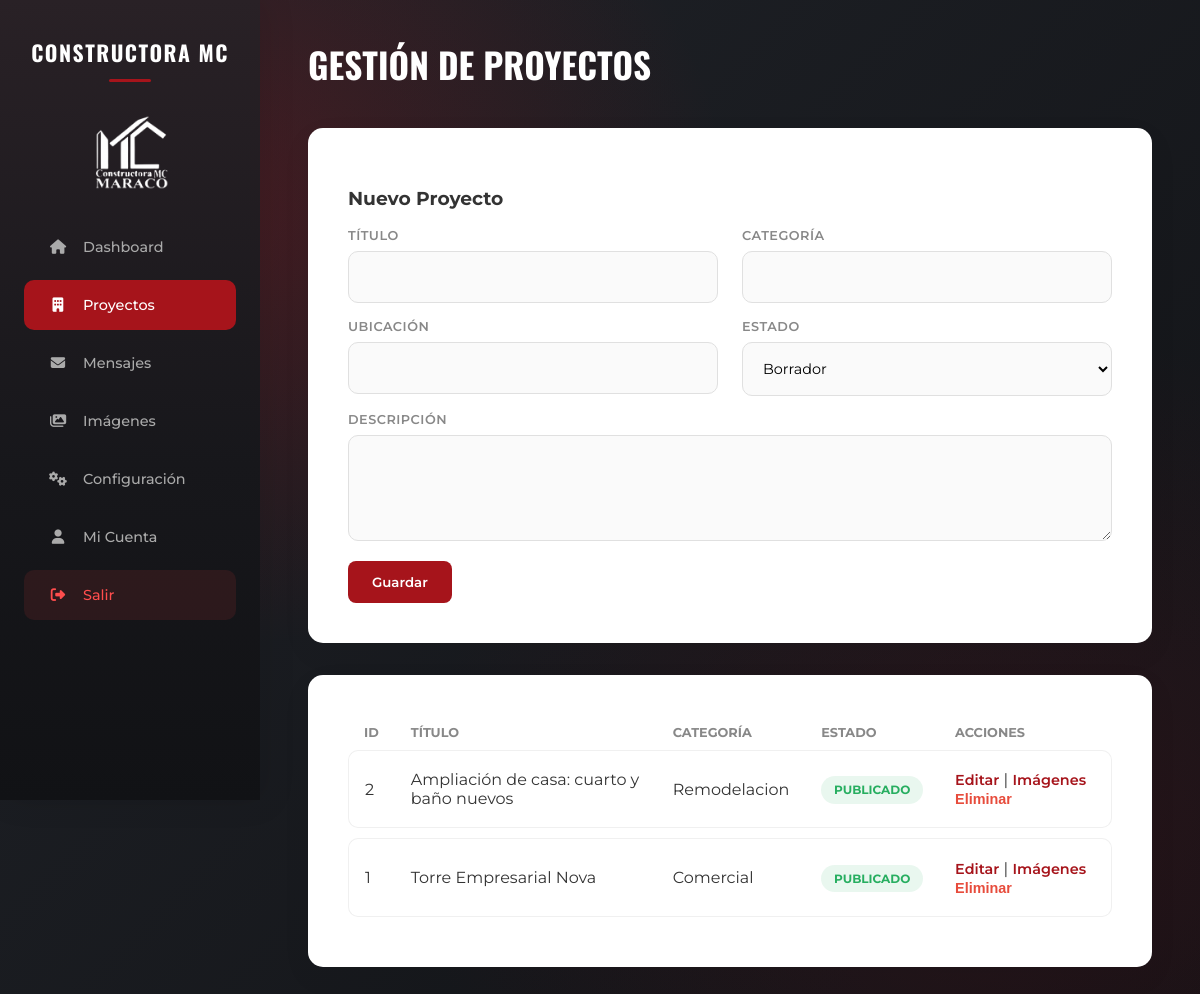
Screenshot of /ConstructoraMC/admin/proyectos.php (signed in) with the database file from the repository.
### tables this page shows
CREATE TABLE `proyectos` (
  `id` int(11) NOT NULL,
  `titulo` varchar(150) NOT NULL,
  `descripcion` text DEFAULT NULL,
  `categoria` varchar(100) DEFAULT NULL,
  `ubicacion` varchar(150) DEFAULT NULL,
  `estado` enum('borrador','publicado') DEFAULT 'borrador',
  `imagen_portada` varchar(255) DEFAULT NULL,
  `fecha_creacion` timestamp NOT NULL DEFAULT current_timestamp()
);

### ConstructoraMC/admin/proyectos.php (the view, shortened to what this page needs)
<?php
require_once '../includes/conexion.php';
$stmt = $pdo->query("SELECT * FROM proyectos ORDER BY fecha_creacion DESC");
$proyectos = $stmt->fetchAll();
$editando = null;
?>
<!DOCTYPE html>
<html lang="es">
<head>
    <link rel="stylesheet" href="https://cdnjs.cloudflare.com/ajax/libs/font-awesome/6.4.0/css/all.min.css">
    <link rel="stylesheet" href="../assets/css/admin.css">
</head>
<body class="dashboard-body">
    <aside class="sidebar">
        <div class="brand">CONSTRUCTORA MC</div>
        <img src="../assets/img/logo-CostructoraMc.png" alt="Constructora MC" class="login-logo">
        <nav>
            <a href="dashboard.php"><i class="fas fa-home"></i> Dashboard</a>
            <a href="proyectos.php" class="active"><i class="fas fa-building"></i> Proyectos</a>
            <a href="mensajes.php"><i class="fas fa-envelope"></i> Mensajes</a>
            <a href="imagenes.php"><i class="fas fa-images"></i> Imágenes</a>
            <a href="configuracion.php"><i class="fas fa-cogs"></i> Configuración</a>
            <a href="cuenta.php"><i class="fas fa-user"></i> Mi Cuenta</a>
            <a href="logout.php" class="logout-btn"><i class="fas fa-sign-out-alt"></i> Salir</a>
        </nav>
    </aside>
    <main class="main-content">
        <header class="dashboard-header">
            <h2 class="page-title">Gestión de Proyectos</h2>
        </header>
        <div class="panel-box" style="margin-bottom: 2rem;">
            <h3><?= $editando ? 'Editar Proyecto' : 'Nuevo Proyecto' ?></h3>
            <form method="POST">
                <div class="form-row">
                    <div>
                        <label>Título</label>
                        <input type="text" name="titulo" value="<?= $editando ? htmlspecialchars($editando['titulo']) : '' ?>" required>
                    </div>
                    <div>
                        <label>Categoría</label>
                        <input type="text" name="categoria" value="<?= $editando ? htmlspecialchars($editando['categoria']) : '' ?>" required>
                    </div>
                </div>
                <div class="form-row">
                    <div>
                        <label>Ubicación</label>
                        <input type="text" name="ubicacion" value="<?= $editando ? htmlspecialchars($editando['ubicacion']) : '' ?>" required>
                    </div>
                    <div>
                        <label>Estado</label>
                        <select name="estado">
                            <option value="borrador" <?= $editando && $editando['estado'] === 'borrador' ? 'selected' : '' ?>>Borrador</option>
                        </select>
                    </div>
                </div>
                <div class="form-row-full">
                    <label>Descripción</label>
                    <textarea name="descripcion" rows="4" required><?= $editando ? htmlspecialchars($editando['descripcion']) : '' ?></textarea>
                </div>
                <button type="submit" class="btn-primary"><?= $editando ? 'Actualizar' : 'Guardar' ?></button>
            </form>
        </div>
        <div class="panel-box">
            <table>
                <thead>
                    <tr>
                        <th>ID</th>
                        <th>Título</th>
                        <th>Categoría</th>
                        <th>Estado</th>
                        <th>Acciones</th>
                    </tr>
                </thead>
                <tbody>
                    <?php foreach($proyectos as $p): ?>
                    <tr>
                        <td><?= $p['id'] ?></td>
                        <td><?= htmlspecialchars($p['titulo']) ?></td>
                        <td><?= htmlspecialchars($p['categoria']) ?></td>
                        <td><span class="badge <?= $p['estado'] ?>"><?= ucfirst($p['estado']) ?></span></td>
                        <td>
                            <a href="proyectos.php?editar=<?= $p['id'] ?>" class="btn-edit">Editar</a> |
                            <a href="imagenes.php?proyecto_id=<?= $p['id'] ?>" class="btn-edit">Imágenes</a>
                            <form method="POST" style="display:inline;" onsubmit="return confirm('¿Eliminar?');">
                                <button type="submit" class="btn-danger">Eliminar</button>
                            </form>
                        </td>
                    </tr>
                    <?php endforeach; ?>
                </tbody>
            </table>
        </div>
    </main>
</body>
</html>

### ConstructoraMC/assets/css/admin.css (style rules this page uses)
:root { --admin-sidebar-width: 260px; --admin-bg: #f4f5f6; --admin-sidebar-bg: #19171a; --admin-card-bg: #ffffff; --admin-text: #333333; --admin-text-muted: #888888; --admin-orange: #a6141b; --admin-shadow: 0 10px 30px rgba(0, 0, 0, 0.05); }
body.dashboard-body { background-color: #17191d; color: var(--admin-text); font-family: 'Montserrat', sans-serif; margin: 0; padding: 0; display: flex; min-height: 100vh; background-image: radial-gradient(ellipse at 15% 20%, rgba(166, 20, 27, 0.3) 0%, transparent 38%), radial-gradient(ellipse at 85% 80%, rgba(92, 20, 30, 0.28) 0%, transparent 42%), linear-gradient(135deg, #202329 0%, #111215 100%); }
.sidebar { width: var(--admin-sidebar-width); background: linear-gradient(180deg, #292126 0%, #17171b 58%, #111215 100%); height: 100vh; position: fixed; top: 0; left: 0; display: flex; flex-direction: column; padding: 2.5rem 1.5rem; box-sizing: border-box; z-index: 1000; box-shadow: 5px 0 30px rgba(0, 0, 0, 0.1); }
.sidebar .brand { font-family: 'Oswald', sans-serif; font-size: 1.35rem; font-weight: 700; color: #fff; margin: 0 0 2rem; text-align: center; letter-spacing: 1.5px; line-height: 1.2; text-transform: uppercase; }
.sidebar .brand::after { content: ''; display: block; width: 42px; height: 3px; margin: 0.8rem auto 0; border-radius: 3px; background: var(--admin-orange); }
.sidebar .login-logo { width: 150px; max-width: 100%; max-height: 76px; margin: 0 auto 2rem; object-fit: contain; filter: brightness(0) invert(1); }
.sidebar a { color: #aaa; text-decoration: none; padding: 1rem 1.5rem; border-radius: 10px; margin-bottom: 0.5rem; display: flex; align-items: center; gap: 15px; transition: 0.3s; font-size: 0.9rem; font-weight: 500; }
.sidebar a:hover, .sidebar a.active { background: var(--admin-orange); color: #fff; }
.sidebar a i { width: 20px; text-align: center; }
.sidebar a.logout-btn { margin-top: auto; background: rgba(255, 60, 60, 0.1); color: #ff4d4d; }
.main-content { margin-left: var(--admin-sidebar-width); flex: 1; display: flex; flex-direction: column; padding: 2rem 3rem; box-sizing: border-box; width: calc(100% - var(--admin-sidebar-width)); }
.dashboard-header { display: flex; align-items: center; justify-content: flex-start; margin-bottom: 2rem; min-height: 64px; }
.page-title { font-family: 'Oswald', sans-serif; margin: 0; color: #fff; font-size: 2.2rem; text-transform: uppercase; }
.panel-box { background: var(--admin-card-bg); padding: 2.5rem; border-radius: 15px; box-shadow: var(--admin-shadow); margin-bottom: 2rem; }
.form-row { display: grid; grid-template-columns: 1fr 1fr; gap: 1.5rem; margin-bottom: 1rem; }
.form-row-full { margin-bottom: 1rem; }
label { display: block; font-weight: 600; font-size: 0.8rem; color: var(--admin-text-muted); margin-bottom: 0.5rem; text-transform: uppercase; letter-spacing: 0.5px; }
input[type="text"], input[type="email"], input[type="password"], input[type="file"], select, textarea { width: 100%; padding: 1rem; border: 1px solid #e0e0e0; border-radius: 10px; font-family: 'Montserrat', sans-serif; font-size: 0.9rem; background: #fafafa; box-sizing: border-box; transition: 0.3s; }
.btn-primary, .btn-secondary { padding: 0.8rem 1.5rem; border-radius: 8px; border: none; font-weight: 600; cursor: pointer; font-family: 'Montserrat', sans-serif; transition: 0.3s; display: inline-block; text-decoration: none; }
.btn-primary { background: var(--admin-orange); color: #fff; }
table { width: 100%; border-collapse: separate; border-spacing: 0 10px; }
th { text-align: left; padding: 0 1rem; color: var(--admin-text-muted); font-size: 0.8rem; text-transform: uppercase; }
td { background: #fff; padding: 1.2rem 1rem; border-top: 1px solid #f0f0f0; border-bottom: 1px solid #f0f0f0; }
td:first-child { border-left: 1px solid #f0f0f0; border-top-left-radius: 10px; border-bottom-left-radius: 10px; }
td:last-child { border-right: 1px solid #f0f0f0; border-top-right-radius: 10px; border-bottom-right-radius: 10px; }
.badge { padding: 0.4rem 0.8rem; border-radius: 20px; font-size: 0.75rem; font-weight: 700; text-transform: uppercase; }
.badge.publicado { background: rgba(39, 174, 96, 0.1); color: #27ae60; }
.btn-edit { color: var(--admin-orange); text-decoration: none; font-weight: 600; font-size: 0.9rem; }
.btn-danger { background: none; border: none; color: #e74c3c; cursor: pointer; font-weight: 600; font-size: 0.9rem; padding: 0; }
.login-logo { max-height: 90px; margin-bottom: 2rem; object-fit: contain; }

### rows the page displays
proyectos: id "2", titulo "Ampliación de casa: cuarto y baño nuevos", categoria "Remodelacion", estado "PUBLICADO"
proyectos: id "1", titulo "Torre Empresarial Nova", categoria "Comercial", estado "PUBLICADO"
